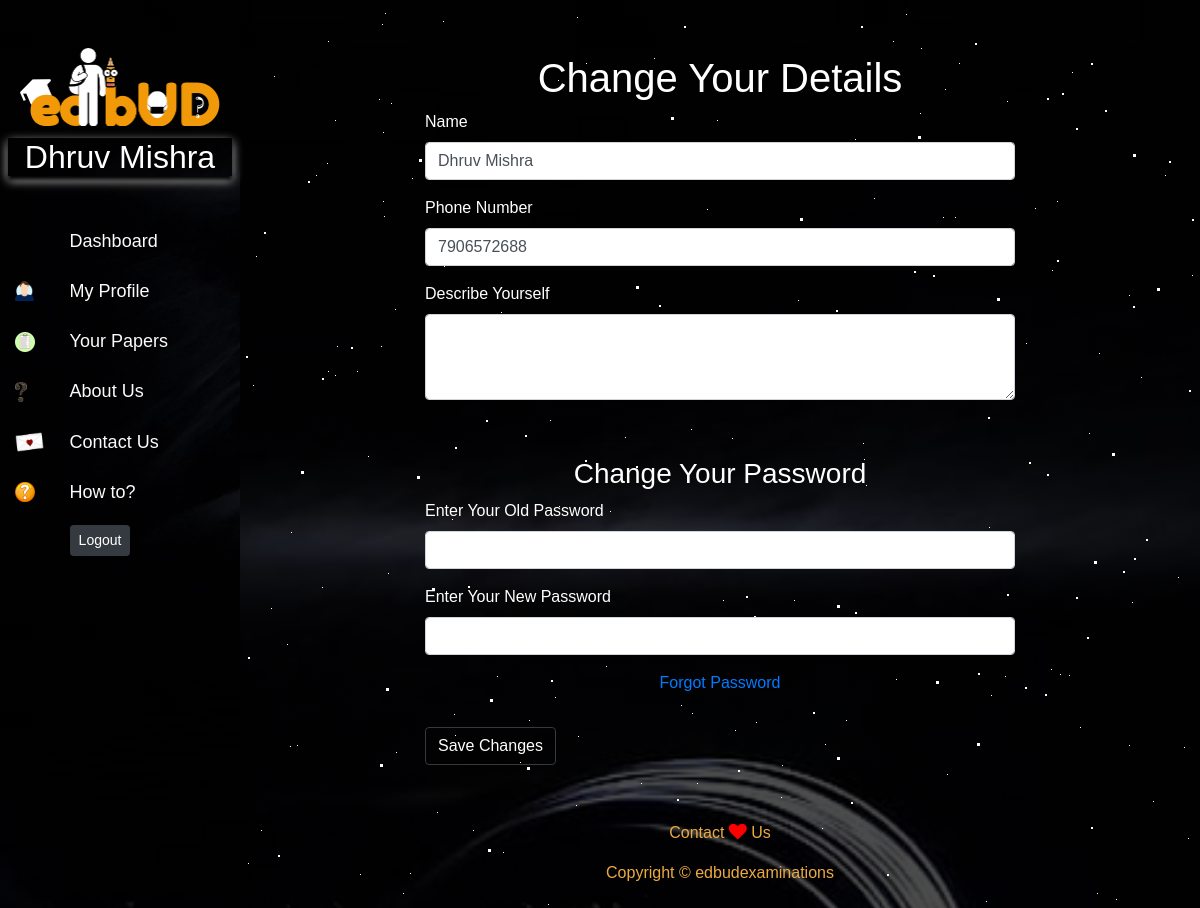
/userprofile/changes/ (signed in), run on the app's committed database.
### exsite/models.py (models this page shows, shortened)
class Teacher(models.Model):
    id = models.AutoField(primary_key=True)
    name = models.CharField(max_length=100)
    email = models.CharField(max_length=100)
    password = models.CharField(max_length=50, default="")
    phone=models.IntegerField(default=0)
    description=models.CharField(max_length=1000, default="")
    otp=models.CharField(max_length=10, default="")

### Profile/views.py (the view, shortened to what this page needs)
# urls.py: path('changes/',views.changepro, name="changepro"),
def changepro(request):
    if request.session.has_key('user'):
        teachemail = request.session['user']
        userp = Teacher.objects.get(email=teachemail)
        nomatch = False
        return render(request, 'Profile/changeprofile.html', {'teacherinfo':userp, 'nomatch':nomatch})
    return redirect('/exsite/')

### Profile/templates/Profile/changeprofile.html (shortened to what this page needs)
{% extends 'Profile/basic.html' %}
{% block teachname %} {{teacherinfo.name}} {% endblock  %}
{% block body %}
<div class="container my-5">
    <h1 style="text-align: center; color: #ffffff;">Change Your Details</h1>
    <div class="col-lg-8 col-md-10 mx-auto">
        <form method="POST" class="animate__animated animate__jackInTheBox">{%csrf_token%}
            <label>Name</label>
            <input type="text" class="form-control" id="chngname" name='chngname' value="{{teacherinfo.name}}">
            <label>Phone Number</label>
            <input type="tel" class="form-control" id="chngphone" name='chngphone' value="{{teacherinfo.phone}}">
            <label>Describe Yourself</label>
            <textarea rows="3" class="form-control" id="description" name='description'>{{teacherinfo.description}}</textarea>
            <br>
            <hr style="color: #ffffff; size: 10px;">
            <h3 style="text-align: center; color: #ffffff;">Change Your Password</h3>
            <label>Enter Your Old Password</label>
            <input type="password" class="form-control" id="oldpass" name='oldpass'>
            <label>Enter Your New Password</label>
            <input type="password" class="form-control" id="chngpass" name='chngpass'>
            <div style="text-align: center;">
            <a href="/exsite/forgotpassword/"><label>Forgot Password</label></a>
            </div>
            <br>
            <button type="submit" style="color: #ffffff;" class="btn btn-outline-dark">Save Changes</button>
        </form>
    </div>
</div>
{% endblock %}

### media/Profile/css/style.css (style rules this page uses)
* { padding:0; margin:0; }
body { font-family: 'Lucida Sans', 'Lucida Sans Regular', 'Lucida Grande', 'Lucida Sans Unicode', Geneva, Verdana, sans-serif; background-image: linear-gradient(rgba(0,0,0,0.7),rgba(0,0,0,0.7)),url(/media/exsite/images/back.jpg); background-size: cover; background-position: center; }

### media/Profile/css/navbar.css (style rules this page uses)
body { background-image: linear-gradient(rgba(0,0,0,0.7),rgba(0,0,0,0.7)),url(/media/Profile/images/back.jpg); background-size: cover; background-position: center; margin: 0; font-family: 'Lucida Sans', 'Lucida Sans Regular', 'Lucida Grande', 'Lucida Sans Unicode', Geneva, Verdana, sans-serif; color: #fff; padding-left: 240px; }

### data on the page
Teacher: name "Dhruv Mishra", chngname "Dhruv Mishra", chngphone "7906572688"
